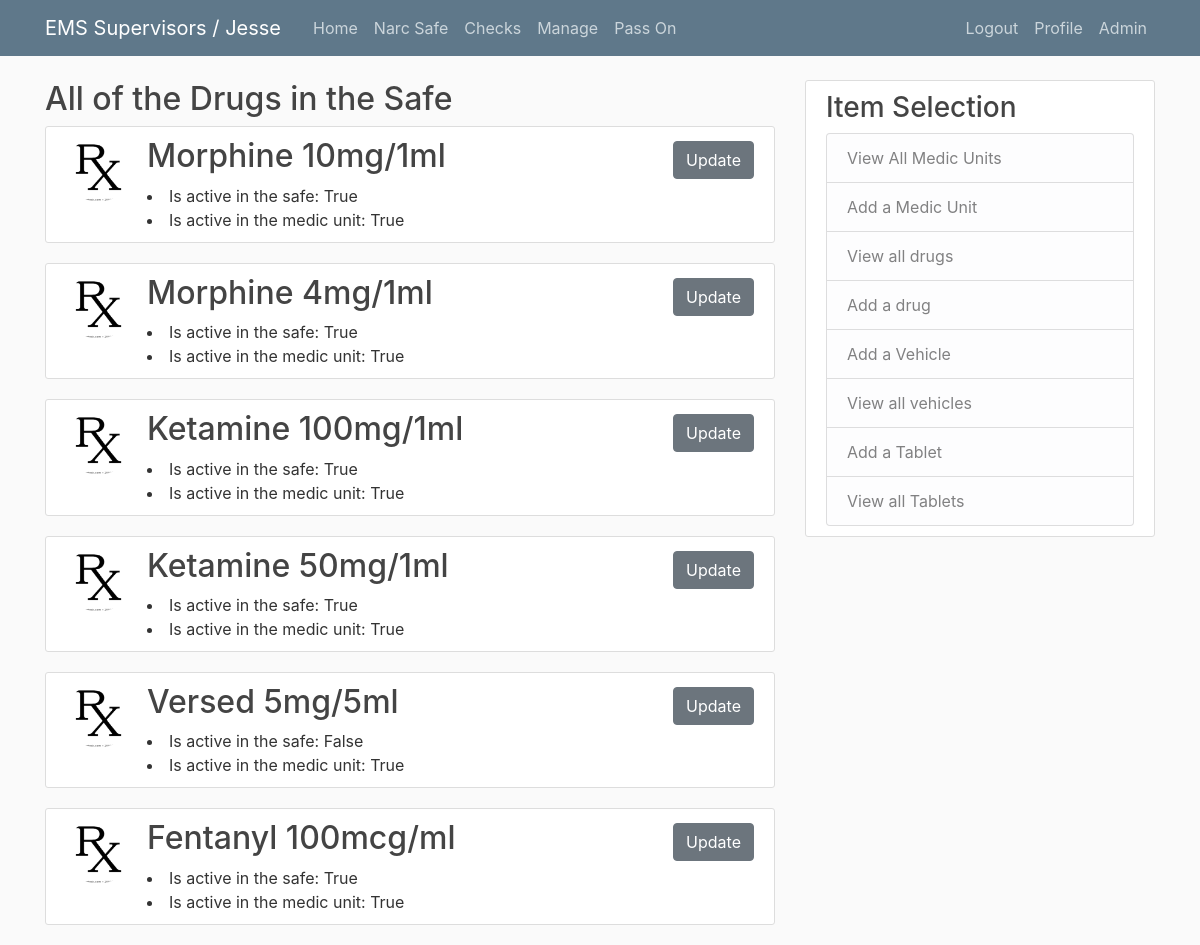
/manage/drugs/ (signed in), run on the app's committed database.
### components/models.py (models this page shows, shortened)
class Drug(models.Model):
    name = models.CharField(max_length=40)
    image = models.ImageField(default='default_drug.png', upload_to='drug_pics')
    is_active_safe = models.BooleanField(default=True)
    is_active_unit = models.BooleanField(default=True)
    def __str__(self):
        return self.name

### components/views.py (the view)
# urls.py: path('manage/drugs/', DrugListView.as_view(), name='drugs'),
class DrugListView(LoginRequiredMixin, ListView):
    model = Drug

### templates/components/drug_list.html
{% extends 'components/manage_base.html' %}
{% block content %}
<div>
    <h2>All of the Drugs in the Safe</h2>
     {% for drug in object_list %}
        <article class="media content-section">
            <img class="rounded-circle article-img" src="{{ drug.image.url }}">
            <div class="media-body">
                <h2 class="article-title">{{ drug }}</a></h2>
                {% if drug.is_active_safe == True or drug.is_active_unit == True %}
                <li> Is active in the safe: {{ drug.is_active_safe }}</li>
                <li> Is active in the medic unit: {{ drug.is_active_unit }}</li>
                {% elif drug.is_active_safe == False and drug.is_active_unit == False %}
                <p style='font-weight: bold; font-family: Courier; color:darkred' >{{ drug }} is not active</p>
                {% endif %}
            </div>
            <div>
            <a class="btn btn-secondary btm-sm mt-1 mb-1" href="{% url 'drug_update' drug.id %}">Update</a>
            </div>
            </article>
    {% endfor %}
</div>
{% endblock %}

### templates/base.html (shortened to what this page needs)
{% load static %}
<!DOCTYPE html>
<html lang="en">
<head>
    <link rel="stylesheet" href="https://maxcdn.bootstrapcdn.com/bootstrap/4.0.0/css/bootstrap.min.css">
    <link rel="stylesheet" type="text/css" href="{% static 'blog/main.css' %}">
</head>
<body>
    <header class="site-header">
        <nav class="navbar navbar-expand-md navbar-dark bg-steel fixed-top">
            <div class="container">
            {% if request.user.is_anonymous == True %}
            <a class="navbar-brand mr-4" href="/">EMS Supervisors / Logged Out</a>
            {% else %}
            <a class="navbar-brand mr-4" href="/">EMS Supervisors / {{ request.user|title }}</a>
            {% endif %}
            <div class="collapse navbar-collapse" id="navbarToggle">
                <div class="navbar-nav mr-auto">
                <a class="nav-item nav-link" href="{% url 'home' %}">Home</a>
                <a class="nav-item nav-link" href="{% url 'safe_home_view' %}">Narc Safe</a>
                <a class="nav-item nav-link" href="{% url 'check_home_view' %}">Checks</a>
                <a class="nav-item nav-link" href="{% url 'component_home_view' %}">Manage</a>
                <a class="nav-item nav-link" href="{% url 'blog' %}">Pass On</a>
                </div>
                <div class="navbar-nav">
                {% if user.is_authenticated %}
                    <a class="nav-item nav-link" href="{% url 'logout' %}">Logout</a>
                    <a class="nav-item nav-link" href="{% url 'profile' %}">Profile</a>
                    <a class="nav-item nav-link" href="/admin">Admin</a>
                {% else %}
                    <a class="nav-item nav-link" href="{% url 'login' %}">Login</a>
                    <a class="nav-item nav-link" href="{% url 'register' %}">Register</a>
                {% endif %}
                </div>
            </div>
            </div>
        </nav>
    </header>
    <main role="main" class="container">
        <div class="row">
            <div class="col-md-8">
            {% block content %}{% endblock %}
            </div>
            {% if request.get_full_path == '/' %}
                <div class="col-md-4">
                <div class="content-section">
                    <h3>Additional Information</h3>
                    <p class='text-muted'>You can put any information here you'd like.
                    <ul class="list-group">
                        <li class="list-group-item list-group-item-light">Latest Posts</li>
                        <li class="list-group-item list-group-item-light">Announcements</li>
                        <li class="list-group-item list-group-item-light">Calendars</li>
                        <li class="list-group-item list-group-item-light">etc</li>
                    </ul>
                    </p>
            {% else %}
                {% block content_too %}
                {% endblock %}
            {% endif %}
            </div>
            </div>
        </div>
        </main>
</body>
</html>

### blog/static/blog/main.css (style rules this page uses)
body { background: #fafafa; color: #333333; margin-top: 5rem; }
h1, h2, h3, h4, h5, h6 { color: #444444; }
.bg-steel { background-color: #5f788a; }
.site-header .navbar-nav .nav-link { color: #cbd5db; }
.content-section { background: #ffffff; padding: 10px 20px; border: 1px solid #dddddd; border-radius: 3px; margin-bottom: 20px; }
.article-title { color: #444444; }
.article-img { height: 65px; width: 65px; margin-right: 16px; }

### data on the page
Drug: image (placeholder picture), name "Morphine 10mg/1ml", is_active_safe "True", is_active_unit "True"
Drug: image (placeholder picture), name "Morphine 4mg/1ml", is_active_safe "True", is_active_unit "True"
Drug: image (placeholder picture), name "Ketamine 100mg/1ml", is_active_safe "True", is_active_unit "True"
Drug: image (placeholder picture), name "Ketamine 50mg/1ml", is_active_safe "True", is_active_unit "True"
Drug: image (placeholder picture), name "Versed 5mg/5ml", is_active_safe "False", is_active_unit "True"
Drug: image (placeholder picture), name "Fentanyl 100mcg/ml", is_active_safe "True", is_active_unit "True"

### other printed values
{{ request.user|title }} "Jesse"
